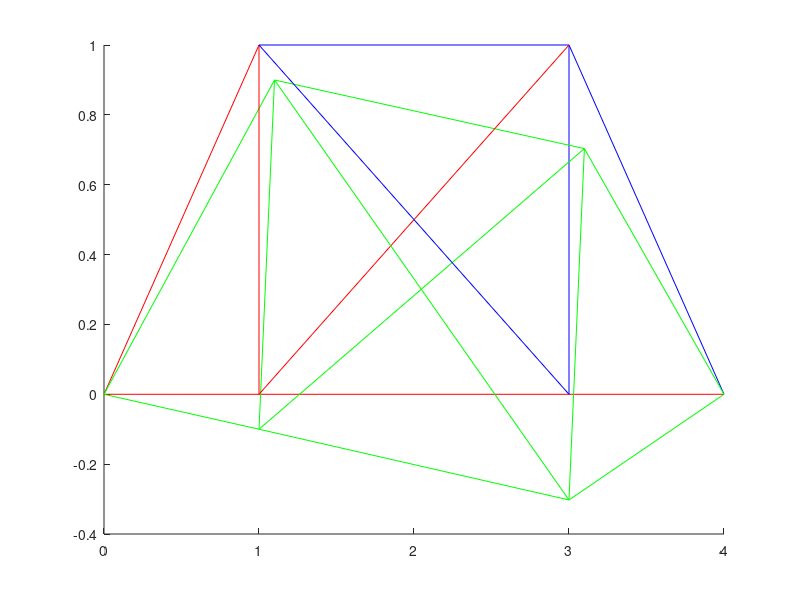

Write MATLAB code to recreate this figure.
% Reseni prihradove konstrukce (predmet NLMECH)
% Nyni umi: 
% * ruzne plochy prutu
% * vykresleni deformaci

% Dimenze ulohy (2 stupne volnosti:u,v, 2 uzly na prutu):
ndof=2   
puzlu=2   

% ZADANI - material:
E=210e9
A=0.1

% ZADANI - geometrie:
uzly=[
0 0 ;
1 0 ;
3 0 ;
4 0 ;
1 1 ;
3 1 ]
pruty=[
1 2 0.01 ;
2 3 0.01 ;
3 4 0.01 ;
1 5 0.01 ;
2 5 0.01 ;
3 6 0.01 ;
4 6 0.01 ;
5 6 0.01 ;
2 6 0.01 ;
3 5 0.01 ]
nuzlu=size(uzly,1)
nprutu=size(pruty,1)

% ZADANI - podpory (uzel,smer,velikost):
podpory=[
1 1 0 ;
1 2 0  ;
4 1 0 ;
4 2 0 ]
npodpor=size(podpory,1)

% ZADANI - sily (uzel,smer,velikost):
sily=[
3 2 -1000000 ;
5 2 -100000 ]
nsil=size(sily,1)

% CV5: ZADANI - mez kluzu:
fy = 235e6 ;
E1 = 210e6 ;

% CV5: pole s moduly pruznosti:
Ecka = zeros(nprutu,1);
for i=1:nprutu
    Ecka(i) = E;
end

NN = zeros(nprutu,1);

% VYPOCET: --------------------------------

% Vypocet kodovych cisel:
kcis=zeros(nprutu,ndof*puzlu);
for i=1:nprutu
  for j=1:puzlu
    for k=1:ndof
      kcis(i, ((j-1)*ndof+k))=(pruty(i,j)-1)*ndof+k ;
    end
  end
end


prirustek = 1/1000 ; %CV5 1/pocet kroku iii
ropucha = 0 ;

% CV5: vypocet - smycka pro zatizeni:
for iii=1:1000

% Nulovani matic a vektoru:
velikost = nuzlu*ndof;
K = zeros(velikost);
u = zeros(velikost,1);
F = zeros(velikost,1);

% CV5: celkove deformace
u_sum = zeros(velikost,1); 

% Sestaveni a lokalizace matic tuhosti:
for i=1:nprutu
	% Delka prutu
	dx2 = (uzly(pruty(i,1),1)-uzly(pruty(i,2),1))^2;
	dy2 = (uzly(pruty(i,1),2)-uzly(pruty(i,2),2))^2;
	L = sqrt(dx2 + dy2);

	% Matice tuhosti:
  S=[1 0 ; 1 L];
  B=[0 1];
  D=[Ecka(i)]; % CV5 uprava na promenne E
  Si=inv(S);
  A = pruty(i,3); % Toto je nove pro NLM
  Kel=A*L*Si'*B'*D*B*Si;
  Keg=[Kel(1,1) 0 Kel(1,2) 0 ;
      0 0 0 0 ;
      Kel(2,1) 0 Kel(2,2) 0
      0 0 0 0 ];
	% Transformace:
	s = (uzly(pruty(i,2),2)-uzly(pruty(i,1),2))/L;
	c = (uzly(pruty(i,2),1)-uzly(pruty(i,1),1))/L;
  T = [ c s 0 0 ; -s c 0 0 ; 
        0 0 c s ; 0 0 -s c ] ;
  Ke = T' * Keg * T;
  
	% Samotna lokalizace:
  for j=1:(puzlu*ndof)
    for k=1:(puzlu*ndof)
      K(kcis(i,j),kcis(i,k)) = K(kcis(i,j),kcis(i,k))+Ke(j,k);
    end
  end
end

% Zatizeni:
for i=1:nsil
	iuz=sily(i,1);
	ismer=sily(i,2);
	pos = (ndof*(iuz-1))+ismer;
    F(pos) = (prirustek*F(pos)) + sily(i,3); %CV5 uprava na prirustek
end

% Podpory:
for i=1:npodpor
	iuz=podpory(i,1);
	ismer=podpory(i,2);
	pos = (ndof*(iuz-1))+ismer;
  u(pos) = u(pos)+podpory(i,3);
	for j=1:velikost
    K(pos,j) = 0.0 ;
    K(j,pos) = 0.0 ;
  end
	K(pos,pos) = 1.0 ;
end

% RESENI soustavy rovnic:
u=K\F;

u_sum = u_sum + u ; % CV5: celkova deformace

gmult = 0.025*max(uzly(:))/max(u); % kvuli grafice

% Vypocet vysledku na prutech:
for i=1:nprutu
	ue  = zeros(puzlu*ndof,1);
	uel = zeros(puzlu*ndof,1);
    
    uet  = zeros(puzlu*ndof,1); % CV5
    uelt = zeros(puzlu*ndof,1); % CV5

    
	% Ziskani lokalnich vektoru deformaci:
	for j=1:(puzlu*ndof)
		ue(j) = u(kcis(i,j));
        uet(j) = u_sum(kcis(i,j)); % CV5
	end

	% Transformace:
	dx2 = (uzly(pruty(i,1),1)-uzly(pruty(i,2),1))^2;
	dy2 = (uzly(pruty(i,1),2)-uzly(pruty(i,2),2))^2;
	L = sqrt(dx2 + dy2);
    
    s = (uzly(pruty(i,2),2)-uzly(pruty(i,1),2))/L;
	c = (uzly(pruty(i,2),1)-uzly(pruty(i,1),1))/L;
  T = [ c s 0 0 ; -s c 0 0 ; 
        0 0 c s ; 0 0 -s c ] ;
  uel = T * ue;
  uelt = T * uet; % CV5

  % Matice tuhosti (jen lokalni):
  S=[1 0 ; 1 L];
  B=[0 1];
  D=[E];
  Si=inv(S);
  A = pruty(i,3); % Toto je nove pro NLM
  Kel=A*L*Si'*B'*D*B*Si;
  Keg=[Kel(1,1) 0 Kel(1,2) 0 ;
      0 0 0 0 ;
      Kel(2,1) 0 Kel(2,2) 0
      0 0 0 0 ];
	
    % VYSLEDEK - sily v prutech:
	Fe = Keg * uel;
    
    % CV5: kontrola stavu: pruzny/plasticky:
    sigma = ( NN(i) + Fe(1) ) / A ;
    if abs(sigma) > fy
        disp('Plasticky stav')
        Ecka(i) = E1/(1-(E1/E)) ;
            NN(i) = NN(i) + (E1/E)*Fe(1);
    else
        Ecka(i) = E ;
        NN(i) = NN(i) + Fe(1);
    end
    
    souradnice(:,:,i)=[
        uzly(pruty(i,1),1) uzly(pruty(i,1),2) ;
        uzly(pruty(i,2),1) uzly(pruty(i,2),2) ];
    
    souradnicedef(:,:,i)=[
        uzly(pruty(i,1),1)+ue(1)*gmult uzly(pruty(i,1),2)+ue(2)*gmult ;
        uzly(pruty(i,2),1)+ue(3)*gmult uzly(pruty(i,2),2)+ue(4)*gmult ];

  % CV5: podminka poruseni (epsilon <0.15)
  dxl2 = (uelt(1)-uelt(3))^2;
  dyl2 = (uelt(2)-uelt(4))^2;
  dL =  sqrt(dxl2 + dyl2);
  epsilon = dL / L ;
  if (epsilon > 0.15)
      ropucha = ropucha + 1 ;
  end
end

% CV5: vypise pocet prutu s prekrozenym epsilon
if ropucha > 0
    disp('Porusene pruty')
    ropucha
    iii
    break;
end
end %CV5 smycka pres zatizeni


% Grafika - vykresleni konstrukce:
hold on
for i=1:nprutu
    if Ecka(i,1) > E1/(1-(E1/E))
        % tvar konstrukce:
        plot(souradnice(:,1,i),souradnice(:,2,i),'-r');
        % vykresleni deformaci:
    plot(souradnicedef(:,1,i),souradnicedef(:,2,i),'-g');
    else
        % tvar konstrukce:
        plot(souradnice(:,1,i),souradnice(:,2,i),'-b');
        % vykresleni deformaci:
        plot(souradnicedef(:,1,i),souradnicedef(:,2,i),'-g');
    end
end
%axis equal
hold off

u_sum
NN
